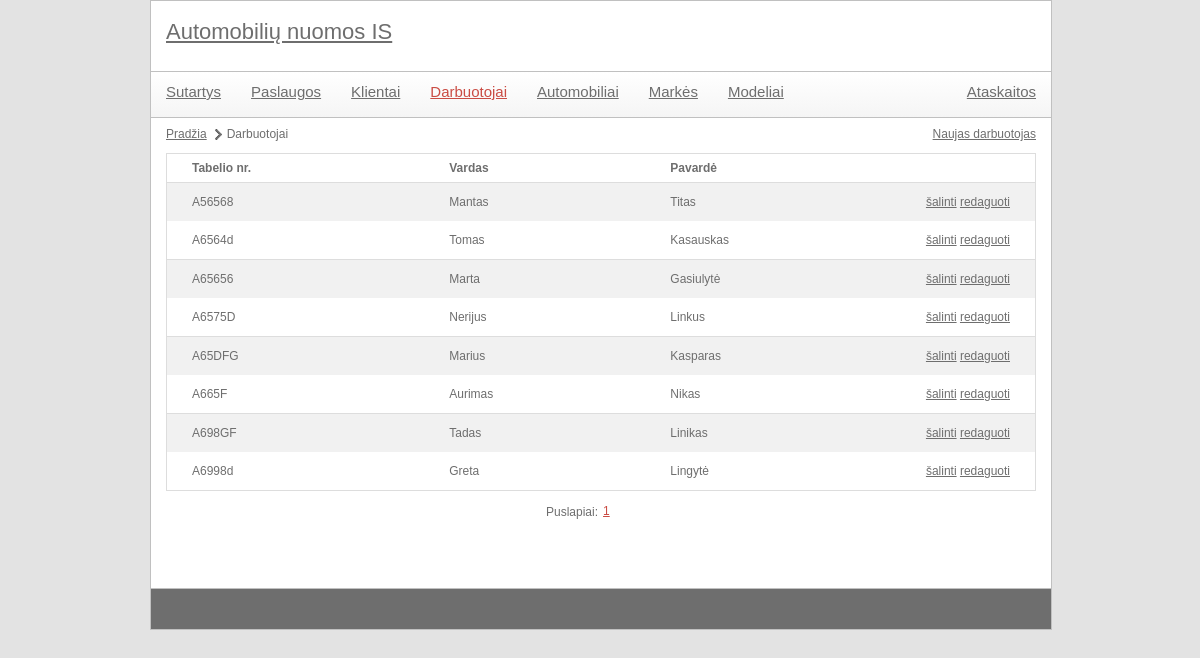
The page /autonuoma/index.php?module=employee&action=list on the database its author committed.
### tables this page shows
CREATE TABLE `pavyzdys_darbuotojai` (
  `tabelio_nr` char(6) NOT NULL,
  `vardas` varchar(20) NOT NULL,
  `pavarde` varchar(20) NOT NULL
);

### autonuoma/controls/employee_list.php (called while the page is built)
<?php
include 'libraries/employees.class.php';
$employeesObj = new employees();
$elementCount = $employeesObj->getEmplyeesListCount();
include 'utils/paging.class.php';
$paging = new paging(config::NUMBER_OF_ROWS_IN_PAGE);
$paging->process($elementCount, $pageId);
$data = $employeesObj->getEmplyeesList($paging->size, $paging->first);
include 'templates/employee_list.tpl.php';
?>

### autonuoma/index.php (called while the page is built, shortened)
<?php
	include 'utils/mysql.class.php';
	if(isset($_GET['module'])) {
		$module = mysql::escape($_GET['module']);
	}
	include 'templates/main.tpl.php';
?>

### autonuoma/utils/mysql.class.php (called while the page is built, shortened)
<?php
class mysql {
    protected static $connection;
    public static function connect() {
		if(!isset(self::$connection)) {
            self::$connection = new mysqli(config::DB_SERVER, config::DB_USERNAME, config::DB_PASSWORD, config::DB_NAME);
        }
        return self::$connection;
    }
    public static function query($query) {
        $connection = mysql::connect();
        $result = $connection->query($query);
        return $result;
    }
    public static function select($query) {
        $rows = array();
        $result = mysql::query($query);
        while ($row = $result->fetch_assoc()) {
            $rows[] = $row;
        }
        return $rows;
    }
	public static function escape($field) {
		$connection =  mysql::connect();
		return mysqli_real_escape_string($connection, $field);
	}
}

### autonuoma/utils/paging.class.php (called while the page is built, shortened)
<?php
class paging {
	public $size;
	public function __construct($rowsPerPage) {
		$this->size = $rowsPerPage;
	}
	public function process($total, $currentPage) {
		$this->first = ($currentPage - 1) * $this->size;
	}
}
?>

### autonuoma/libraries/employees.class.php (called while the page is built, shortened)
<?php
class employees {
	private $darbuotojai_lentele = '';
	public function __construct() {
		$this->darbuotojai_lentele = config::DB_PREFIX . 'darbuotojai';
	}
	public function getEmplyeesList($limit = null, $offset = null) {
		$limitOffsetString = "";
		if(isset($limit)) {
			$limitOffsetString .= " LIMIT {$limit}";
		}
		if(isset($offset)) {
			$limitOffsetString .= " OFFSET {$offset}";
		}
		$query = "  SELECT *
					FROM `{$this->darbuotojai_lentele}`" . $limitOffsetString;
		$data = mysql::select($query);
		return $data;
	}
}

### autonuoma/templates/employee_list.tpl.php (the view, shortened to what this page needs)
<ul id="pagePath">
	<li><a href="index.php">Pradžia</a></li>
	<li>Darbuotojai</li>
</ul>
<div id="actions">
	<a href='index.php?module=<?php echo $module; ?>&action=create'>Naujas darbuotojas</a>
</div>
<table class="listTable">
	<tr>
		<th>Tabelio nr.</th>
		<th>Vardas</th>
		<th>Pavardė</th>
		<th></th>
	</tr>
	<?php
		foreach($data as $key => $val) {
			echo
				"<tr>"
					. "<td>{$val['tabelio_nr']}</td>"
					. "<td>{$val['vardas']}</td>"
					. "<td>{$val['pavarde']}</td>"
					. "<td>"
						. "<a href='#' onclick='showConfirmDialog(\"{$module}\", \"{$val['tabelio_nr']}\"); return false;' title=''>šalinti</a>&nbsp;"
						. "<a href='index.php?module={$module}&action=edit&id={$val['tabelio_nr']}' title=''>redaguoti</a>"
					. "</td>"
				. "</tr>";
		}
	?>
</table>
<?php
	include 'templates/paging.tpl.php';
?>

### autonuoma/style/main.css (style rules this page uses)
body { color: #6e6e6e; font-family: Verdana, Geneva, sans-serif; font-size: 12px; background-color: #e3e3e3; width: 900px; margin: 0px auto; }
a { color: #6e6e6e; }
#contentMain table { margin-top: 3px; width: 100%; border-collapse: collapse; border: 1px solid #ddd; }
#contentMain table th { text-align: left; padding: 8px 25px; font-weight: bold; }
#contentMain table th:last-child { width: 40px; }
#contentMain table th:first-child { border-top-left-radius: 5px; moz-border-top-left-radius: 5px; }
#contentMain table th:last-child { border-top-right-radius: 5px; moz-border-top-right-radius: 5px; }
#contentMain table.listTable tr:nth-child(even) { background-color: #f1f1f1; }
#contentMain table td { padding: 8px 25px; text-align: center; line-height: 22px; text-align: left; }
#contentMain table tr:last-child td:first-child { border-bottom-left-radius: 5px; moz-border-bottom-left-radius: 5px; }
#contentMain table tr:last-child td:last-child { border-bottom-right-radius: 5px; moz-border-bottom-right-radius: 5px; }
#contentMain table.listTable tr:nth-child(odd) { background-color: #fff; border-bottom: 1px solid #ddd; }
#contentMain #pagePath { margin: 10px 0px 10px 0px; display: block; float: left; }
#contentMain #pagePath li { float: left; display: block; margin-right: 5px; background: url(images/page-path-separator.png) center right no-repeat; padding-right: 15px; }
#contentMain #pagePath li:last-child { background: none; }
#contentMain #actions { float: right; margin: 10px 0px 0px 0px; }
#contentMain #actions a { margin-left: 7px; }

### rows shown on the page
pavyzdys_darbuotojai: tabelio_nr "A56568", vardas "Mantas", pavarde "Titas"
pavyzdys_darbuotojai: tabelio_nr "A6564d", vardas "Tomas", pavarde "Kasauskas"
pavyzdys_darbuotojai: tabelio_nr "A65656", vardas "Marta", pavarde "Gasiulytė"
pavyzdys_darbuotojai: tabelio_nr "A6575D", vardas "Nerijus", pavarde "Linkus"
pavyzdys_darbuotojai: tabelio_nr "A65DFG", vardas "Marius", pavarde "Kasparas"
pavyzdys_darbuotojai: tabelio_nr "A665F", vardas "Aurimas", pavarde "Nikas"
pavyzdys_darbuotojai: tabelio_nr "A698GF", vardas "Tadas", pavarde "Linikas"
pavyzdys_darbuotojai: tabelio_nr "A6998d", vardas "Greta", pavarde "Lingytė"

### other values the page prints
$value['page'] "1"
